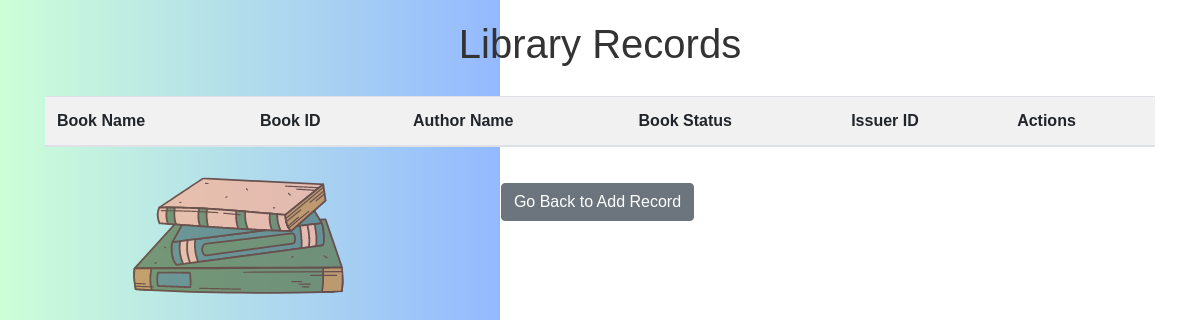
Before: /view with the older database file.
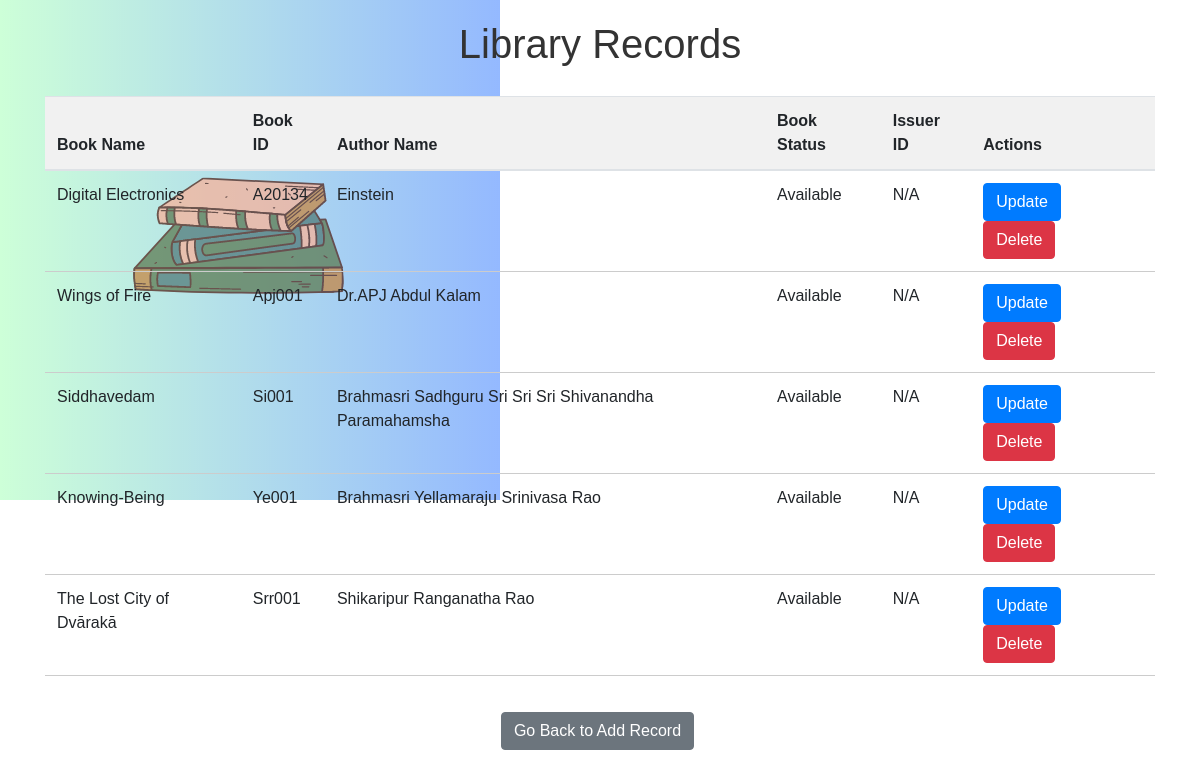
After: the same page with the newer database file.
### tables this page shows
CREATE TABLE Library (BK_NAME TEXT, BK_ID TEXT PRIMARY KEY NOT NULL, AUTHOR_NAME TEXT, BK_STATUS TEXT, CARD_ID TEXT);

### app.py (the view)
@app.route("/view")
def view_records():
    db = get_db()
    cursor = db.cursor()
    cursor.execute("SELECT * FROM Library")
    records = cursor.fetchall()
    return render_template("view.html", records=records)

### app.py (called while the page is built)
def get_db():
    db = getattr(g, "_database", None)
    if db is None:
        db = g._database = sqlite3.connect(app.config["DATABASE"])
    return db

@app.teardown_appcontext
def close_connection(exception):
    db = getattr(g, "_database", None)
    if db is not None:
        db.close()

### templates/view.html (shortened to what this page needs)
<!DOCTYPE html>
<html>
<head>
  <link rel="stylesheet" href="https://stackpath.bootstrapcdn.com/bootstrap/4.5.2/css/bootstrap.min.css">
</head>
<body>
  <div class="container">
    <h1>Library Records</h1>
    <div class="table-responsive">
      <table class="table">
        <thead>
          <tr>
            <th scope="col">Book Name</th>
            <th scope="col">Book ID</th>
            <th scope="col">Author Name</th>
            <th scope="col">Book Status</th>
            <th scope="col">Issuer ID</th>
            <th scope="col">Actions</th>
          </tr>
        </thead>
        <tbody>
          {% for record in records %}
          <tr>
            <td>{{ record[0] }}</td>
            <td>{{ record[1] }}</td>
            <td>{{ record[2] }}</td>
            <td>{{ record[3] }}</td>
            <td>{{ record[4] }}</td>
            <td>
              <a href="/update/{{ record[1] }}" class="btn btn-primary">Update</a>
              <a href="/delete/{{ record[1] }}" class="btn btn-danger">Delete</a>
            </td>
          </tr>
          {% endfor %}
        </tbody>
      </table>
    </div>
    <div class="button-container">
      <a href="/" class="btn btn-secondary">Go Back to Add Record</a>
    </div>
  </div>
</body>
</html>

### templates/view.html (style rules this page uses)
body { font-family: Arial, sans-serif; margin: 20px; background-image: url(../static/1.png); background-repeat: no-repeat; overflow: hidden; }
h1 { color: #333; text-align: center; }
table { width: 100%; border-collapse: collapse; margin-top: 20px; }
th, td { padding: 10px; text-align: left; border-bottom: 1px solid #ccc; }
th { background-color: #f1f1f1; }
a { display: inline-block; margin-right: 5px; padding: 5px 10px; color: #333; text-decoration: none; border: 1px solid #333; background-color: #f1f1f1; }
.button-container { text-align: center; margin-top: 20px; }

Changed rows visible on the page:
added Library: BK_NAME "Digital Electronics", BK_ID "A20134", AUTHOR_NAME "Einstein", BK_STATUS "Available", CARD_ID "N/A"
added Library: BK_NAME "Wings of Fire", BK_ID "Apj001", AUTHOR_NAME "Dr.APJ Abdul Kalam", BK_STATUS "Available", CARD_ID "N/A"
added Library: BK_NAME "Siddhavedam", BK_ID "Si001", AUTHOR_NAME "Brahmasri Sadhguru Sri Sri Sri Shivanandha Paramahamsha", BK_STATUS "Available", CARD_ID "N/A"
added Library: BK_NAME "Knowing-Being", BK_ID "Ye001", AUTHOR_NAME "Brahmasri Yellamaraju Srinivasa Rao", BK_STATUS "Available", CARD_ID "N/A"
added Library: BK_NAME "The Lost City of Dvārakā", BK_ID "Srr001", AUTHOR_NAME "Shikaripur Ranganatha Rao", BK_STATUS "Available", CARD_ID "N/A"
